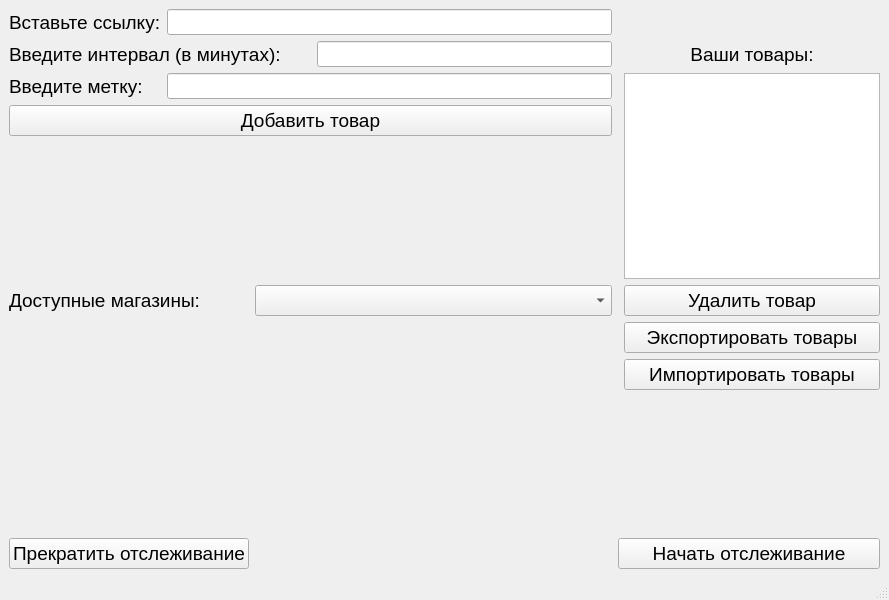
<?xml version="1.0" encoding="UTF-8"?>
<ui version="4.0">
 <class>MainWindow</class>
 <widget class="QMainWindow" name="MainWindow">
  <property name="geometry">
   <rect>
    <x>0</x>
    <y>0</y>
    <width>889</width>
    <height>600</height>
   </rect>
  </property>
  <property name="font">
   <font>
    <pointsize>8</pointsize>
   </font>
  </property>
  <property name="windowTitle">
   <string>smkrep's Discount Tracer</string>
  </property>
  <property name="windowIcon">
   <iconset>
    <normaloff>misis.ico</normaloff>misis.ico</iconset>
  </property>
  <widget class="QWidget" name="centralwidget">
   <layout class="QGridLayout" name="gridLayout">
    <item row="2" column="5" rowspan="3" colspan="2">
     <widget class="QListWidget" name="ItemsList">
      <property name="font">
       <font>
        <pointsize>14</pointsize>
       </font>
      </property>
      <property name="sizeAdjustPolicy">
       <enum>QAbstractScrollArea::AdjustIgnored</enum>
      </property>
      <property name="resizeMode">
       <enum>QListView::Fixed</enum>
      </property>
     </widget>
    </item>
    <item row="1" column="0" colspan="3">
     <widget class="QLabel" name="timespanLabel">
      <property name="font">
       <font>
        <pointsize>14</pointsize>
       </font>
      </property>
      <property name="text">
       <string>Введите интервал (в минутах): </string>
      </property>
     </widget>
    </item>
    <item row="0" column="1" colspan="3">
     <widget class="QLineEdit" name="linkLineEdit">
      <property name="font">
       <font>
        <pointsize>11</pointsize>
       </font>
      </property>
     </widget>
    </item>
    <item row="5" column="0" colspan="2">
     <widget class="QLabel" name="availableShopsLabel">
      <property name="font">
       <font>
        <pointsize>14</pointsize>
       </font>
      </property>
      <property name="frameShadow">
       <enum>QFrame::Plain</enum>
      </property>
      <property name="text">
       <string>Доступные магазины:</string>
      </property>
     </widget>
    </item>
    <item row="5" column="5" colspan="2">
     <widget class="QPushButton" name="deleteItemButton">
      <property name="font">
       <font>
        <pointsize>14</pointsize>
       </font>
      </property>
      <property name="text">
       <string>Удалить товар</string>
      </property>
     </widget>
    </item>
    <item row="3" column="0" colspan="4">
     <widget class="QPushButton" name="addItemButton">
      <property name="font">
       <font>
        <pointsize>14</pointsize>
       </font>
      </property>
      <property name="text">
       <string>Добавить товар</string>
      </property>
     </widget>
    </item>
    <item row="5" column="2" colspan="2">
     <widget class="QComboBox" name="ShopsList">
      <property name="font">
       <font>
        <pointsize>14</pointsize>
       </font>
      </property>
     </widget>
    </item>
    <item row="6" column="5" colspan="2">
     <widget class="QPushButton" name="exportConfigButton">
      <property name="font">
       <font>
        <pointsize>14</pointsize>
       </font>
      </property>
      <property name="text">
       <string>Экспортировать товары</string>
      </property>
     </widget>
    </item>
    <item row="4" column="0" colspan="4">
     <widget class="QLabel" name="statusLabel">
      <property name="sizePolicy">
       <sizepolicy hsizetype="MinimumExpanding" vsizetype="Preferred">
        <horstretch>0</horstretch>
        <verstretch>0</verstretch>
       </sizepolicy>
      </property>
      <property name="font">
       <font>
        <pointsize>14</pointsize>
       </font>
      </property>
      <property name="text">
       <string/>
      </property>
      <property name="alignment">
       <set>Qt::AlignCenter</set>
      </property>
     </widget>
    </item>
    <item row="2" column="1" colspan="3">
     <widget class="QLineEdit" name="nicknameLineEdit">
      <property name="font">
       <font>
        <pointsize>11</pointsize>
       </font>
      </property>
     </widget>
    </item>
    <item row="2" column="0">
     <widget class="QLabel" name="nicknameLabel">
      <property name="font">
       <font>
        <pointsize>14</pointsize>
       </font>
      </property>
      <property name="text">
       <string>Введите метку:</string>
      </property>
     </widget>
    </item>
    <item row="7" column="5" colspan="2">
     <widget class="QPushButton" name="importConfigButton">
      <property name="font">
       <font>
        <pointsize>14</pointsize>
       </font>
      </property>
      <property name="text">
       <string>Импортировать товары</string>
      </property>
     </widget>
    </item>
    <item row="1" column="3">
     <widget class="QLineEdit" name="timespanLineEdit">
      <property name="font">
       <font>
        <pointsize>11</pointsize>
       </font>
      </property>
     </widget>
    </item>
    <item row="0" column="0">
     <widget class="QLabel" name="linkLabel">
      <property name="font">
       <font>
        <pointsize>14</pointsize>
       </font>
      </property>
      <property name="text">
       <string>Вставьте ссылку:</string>
      </property>
     </widget>
    </item>
    <item row="9" column="4" colspan="3">
     <widget class="QPushButton" name="startButton">
      <property name="font">
       <font>
        <pointsize>14</pointsize>
       </font>
      </property>
      <property name="text">
       <string>Начать отслеживание</string>
      </property>
     </widget>
    </item>
    <item row="8" column="0" colspan="7">
     <widget class="QLabel" name="threadStatusLabel">
      <property name="sizePolicy">
       <sizepolicy hsizetype="Preferred" vsizetype="Preferred">
        <horstretch>0</horstretch>
        <verstretch>0</verstretch>
       </sizepolicy>
      </property>
      <property name="font">
       <font>
        <pointsize>14</pointsize>
       </font>
      </property>
      <property name="text">
       <string/>
      </property>
      <property name="alignment">
       <set>Qt::AlignCenter</set>
      </property>
     </widget>
    </item>
    <item row="1" column="5" colspan="2">
     <widget class="QLabel" name="label">
      <property name="font">
       <font>
        <pointsize>14</pointsize>
       </font>
      </property>
      <property name="text">
       <string>Ваши товары:</string>
      </property>
      <property name="alignment">
       <set>Qt::AlignCenter</set>
      </property>
     </widget>
    </item>
    <item row="9" column="0" colspan="2">
     <widget class="QPushButton" name="stopButton">
      <property name="font">
       <font>
        <pointsize>14</pointsize>
       </font>
      </property>
      <property name="text">
       <string>Прекратить отслеживание</string>
      </property>
     </widget>
    </item>
   </layout>
  </widget>
  <widget class="QMenuBar" name="menubar">
   <property name="geometry">
    <rect>
     <x>0</x>
     <y>0</y>
     <width>889</width>
     <height>23</height>
    </rect>
   </property>
  </widget>
  <widget class="QStatusBar" name="statusbar"/>
 </widget>
 <resources/>
 <connections/>
</ui>
